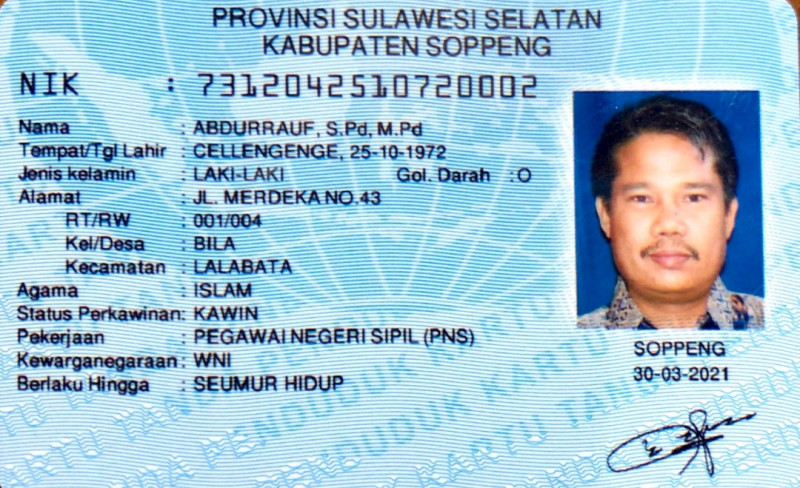
#> input picture WEEK01/KTP.jpeg, 800 x 488 px, found by its file name
$ jupyter execute --allow-errors Week10.ipynb
#> lines starting #> are read from the running program, lines starting #| are printed output that depends on the picture; after the words box and inside, x2 and y2 are one past the last pixel; in counts of white or black regions, pixels touching at a corner belong together
<a href="https://colab.research.google.com/github/abdullahkhafabi-010/PCVK/blob/main/WEEK10/Week10.ipynb" target="_parent"></a>

Nama: Abdullah Khafabi

Nim: 2041720050

Kelas: 3A

# MODUL 10 – GLOBAL THRESHOLDING

1. import folder yang ada di Drive

[cell 1]
from google.colab import drive

#Accessing My Google Drive
drive.mount('/content/drive')

2. Import beberapa library berikut yang akan digunakan selama uji coba praktikum
minggu ke-6 berikut.

[cell 2]
import cv2
import numpy as np
import matplotlib.pyplot as plt
import pandas as pd
from PIL import Image

3. Buat Global Threshold (BINARY, BINARY_INV, TRUNC, TOZERO, TOZERO_INV), dengan
threshold= 170, secara manual sesuai dengan deskripsi dari grafik yang ditunjukkan di
bawah.

[cell 3]
import cv2 as cv
from google.colab.patches import cv2_imshow
import numpy as np
import matplotlib.pyplot as plt
filename = ('/content/drive/MyDrive/PCVK/Images/gradient.jpg')
img = cv.imread(filename)
thresh = 170 #nilai Threshold yang ditentukan
#1. thresh1 jika pixel di img>127, maka thresh1 bernilai 1(putih) selain itu bernilai 0(hitam)
ret,thresh1 = cv.threshold(img,thresh,255,cv.THRESH_BINARY)
#> ret = 170
#2. thresh2 adalah binary threshold inverse
ret,thresh2 = cv.threshold(img,thresh,255,cv.THRESH_BINARY_INV)
#3. Threshold Truncate
ret,thresh3 = cv.threshold(img,thresh,255,cv.THRESH_TRUNC)
#4. Threshold Tozero
ret,thresh4 = cv.threshold(img,thresh,255,cv.THRESH_TOZERO)
#5. Threshold Tozero Inverse
ret,thresh5 = cv.threshold(img,thresh,255,cv.THRESH_TOZERO_INV)
titles = ['Original Image','BINARY','BINARY_INV','TRUNC', 'TOZERO', 'TOZERO_INV']
images = [img, thresh1, thresh2, thresh3, thresh4, thresh5]
plt.figure(figsize = (15,5))
#> (the rest of this cell did not finish here and is left out)

4. Buat Otsu Thresholding tanpa menggunakan Library. Tampilkan juga nilai threshold
saat anda gunakan Otsu’s, seperti terlihat pada gambar hasil berikut. (gunakan image
ktp Riyanto.jpg agar terlihat beda antara hasil otsu’s dengan global threshold biasa)

[cell 4]
import cv2 as cv
import matplotlib.pyplot as plt

filename = '/content/drive/MyDrive/PCVK/Images/KTP.jpeg'
img = cv.imread(filename, 0)
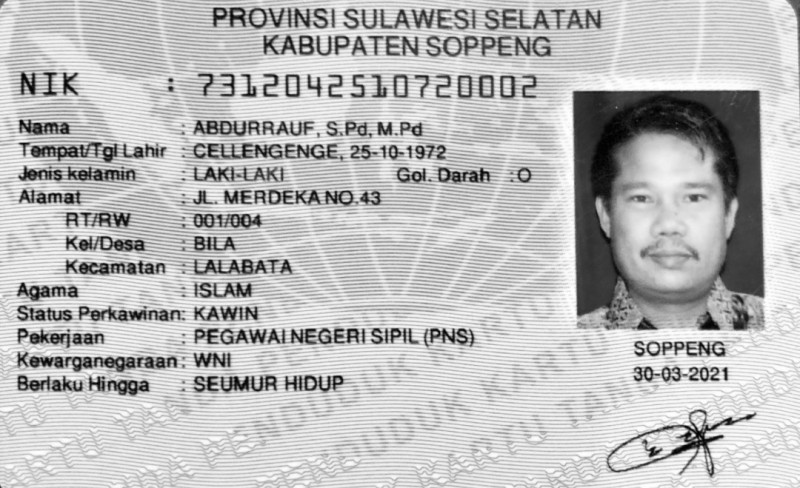
#> img: shape (488, 800); min 0, max 255, mean 186.8

# Global Thresholding
ret1, th1 = cv.threshold(img, 90, 255, cv.THRESH_BINARY)
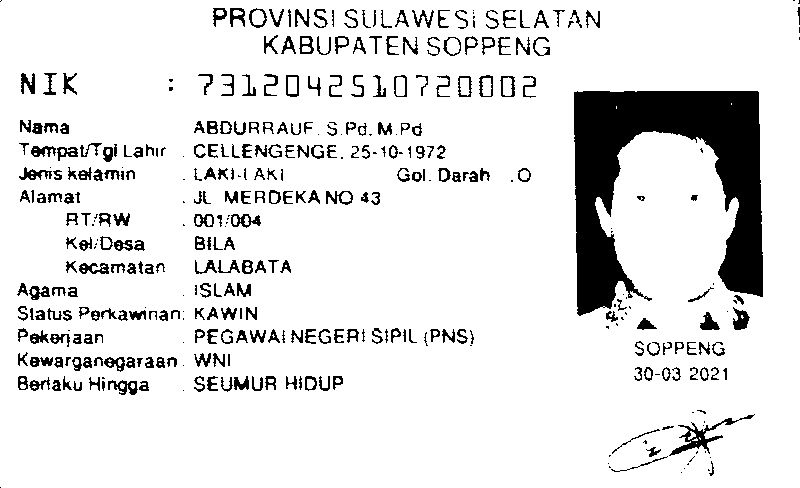
#> th1: shape (488, 800); 88.8% white; 385 black regions (85 under 20 px), largest, box (x1, y1, x2, y2) and area: (574, 91, 763, 316) 21159, (669, 414, 755, 456) 646, (733, 307, 750, 330) 236

# Otsu's thresholding
ret2, th2 = cv.threshold(img, 167, 255, cv.THRESH_BINARY + cv.THRESH_OTSU)
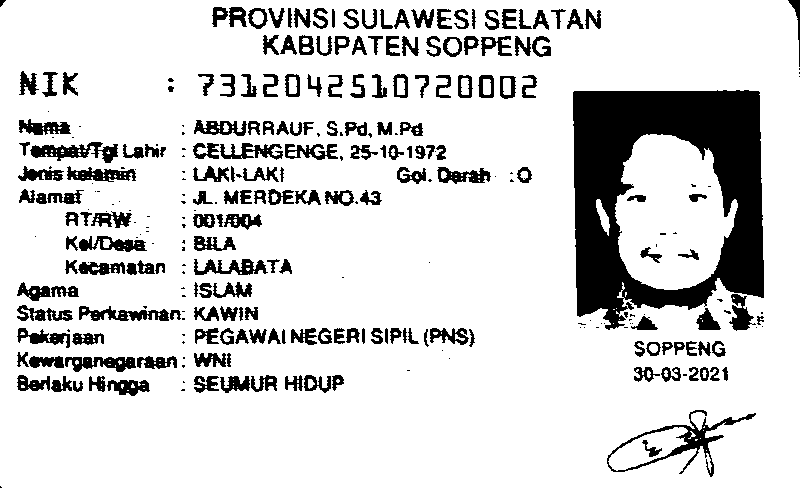
#> th2: shape (488, 800); 83.9% white; 298 black regions (101 under 20 px), largest, box (x1, y1, x2, y2) and area: (573, 90, 764, 330) 25583, (607, 410, 756, 477) 1461, (30, 142, 118, 163) 882
#> ret2 = 140

# Plotting citra asli, Global Thresholding, dan Otsu's Thresholding
plt.figure(figsize=(15, 5))

plt.subplot(1, 3, 1)
plt.imshow(img, 'gray')
plt.title("Citra Asli")
plt.xticks([]), plt.yticks([])

plt.subplot(1, 3, 2)
plt.imshow(th1, 'gray')
plt.title("Global Thresholding (v = 90)")
plt.xticks([]), plt.yticks([])

plt.subplot(1, 3, 3)
plt.imshow(th2, 'gray')
plt.title("Otsu's Thresholding (v ≈ 167)")
plt.xticks([]), plt.yticks([])

plt.tight_layout()
plt.show()
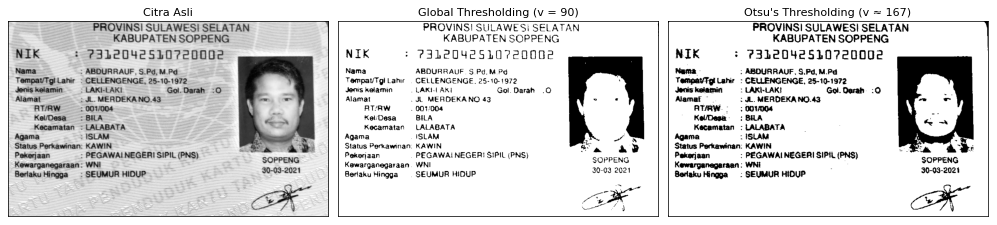
#> figure drawn by matplotlib, 3 panels

5. Buat histogram dari citra tersegmentasi, Histogram hanya pada foreground image
saja. Gunakan image ktp Riyanto.jpg yang sudah disediakan di folder images.
Petunjuk:

>   a. anda dapat gunakan cv.calcHist untuk menampilkan histogram.

>  b. Buka link berikut https://opencvtutorial.readthedocs.io/en/latest/histogram/histogram.html

>  c. Dari link tersebut perhatikan bahwa cv.calcHist memiliki salah satu parameter
  yaitu mask. Jika diset None, maka keseluruhan image akan dihitung
  histogramnya. Jika kita tentukan mask, maka hanya bagian image yang
  dimasking warna putih yang akan dihitung histogramnya (dari contoh
  dibawah dinamakan dengan Citra Segment).

[cell 5]
from matplotlib import pyplot as plt
import cv2 as cv
import numpy as np

img = cv.imread('/content/drive/MyDrive/PCVK/Images/KTP.jpeg')
#> img is the input picture: shape (488, 800, 3); mean B, G, R 213.5, 195.5, 159.5

# Buat mask (misalnya, mask putih untuk area tertentu)
# Disini digunakan contoh untuk membuat mask putih pada area dengan batas (x1, y1) dan (x2, y2)
mask = np.zeros(img.shape[:2], np.uint8)
#mask[y1:y2, x1:x2] = 255

chans = cv.split(img)
colors = 'b', 'g', 'r'

plt.figure()
plt.title('Flattened color histogram')
plt.xlabel('Bins')
plt.ylabel('# of pixels')

for (chan, color) in zip(chans, colors):
    hist = cv.calcHist([chan], [0], mask, [256], [0, 255])
    plt.plot(hist, color=color)
    plt.xlim([0, 256])
    plt.ylim([0, 1200])
#> this loop made 3 passes
#> color on passes 1 to 3: 'b', 'g', 'r'

plt.show()
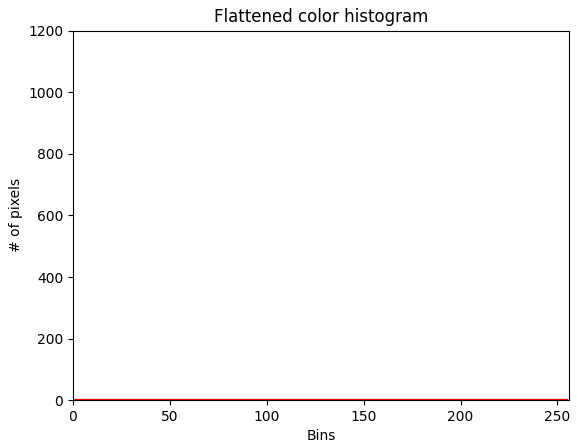
#> figure drawn by matplotlib, 1 panel

[cell 6]
#KMeans Image Segmentation
filename = ('/content/drive/MyDrive/PCVK/Images/KTP.jpeg')
img = cv.imread(filename)
img = cv.cvtColor(img,cv.COLOR_BGR2RGB)
'''
kita akan menggunakan fungsi cv.kmeans() yang meminta array 2D sebagai masu
kan, sedangkan image aslinya adalah array 3D
selanjutnya kita perlu melakukan flattening array image masukan
'''
#reshape array ke bentuk 2D
pixel_values = img.reshape((-5, 1))
# convert to float
pixel_values = np.float32(pixel_values)
'''
syarat berhenti iterasi dr KMeans adalah jika centroid sudah tidak terlalu
banyak pergeseran posisi antara interasi sekarang
dengan iterasi sebelumnya (konvergen). Karena jumlah data yang besar, maka
kita akan hentikan iterasi saat jumlah iterasi = 100
atau epsilon(selisih antara posisi centroid skrg dgn posisi centroid di ite
rasi sebelumnya) < 0.2
'''
criteria = (cv.TERM_CRITERIA_EPS + cv.TERM_CRITERIA_MAX_ITER, 100, 0.2)
'''
jika diperhatikan pada image asli, terdapat 3 warna utama (hijau, biru, dan
 putih/orange). untuk percobaan ini kita akan gunakan
3 cluster untuk image ini
'''
k = 3
_, labels, (centers) = cv.kmeans(pixel_values, k, None, criteria, 10, cv.KMEANS_RANDOM_CENTERS)
#> centers = [59.48, 165.3, 232.2]
#konversi titik centroid kedalam integer
centers = np.uint8(centers)
#> centers = [59, 165, 232]
#flattening label array
labels = labels.flatten()
#konversi warna pixel asli kewarna dari tiap centroidnya
segmented_image = centers[labels.flatten()]
# reshape ke bentuk image asli
segmented_image = segmented_image.reshape(img.shape)
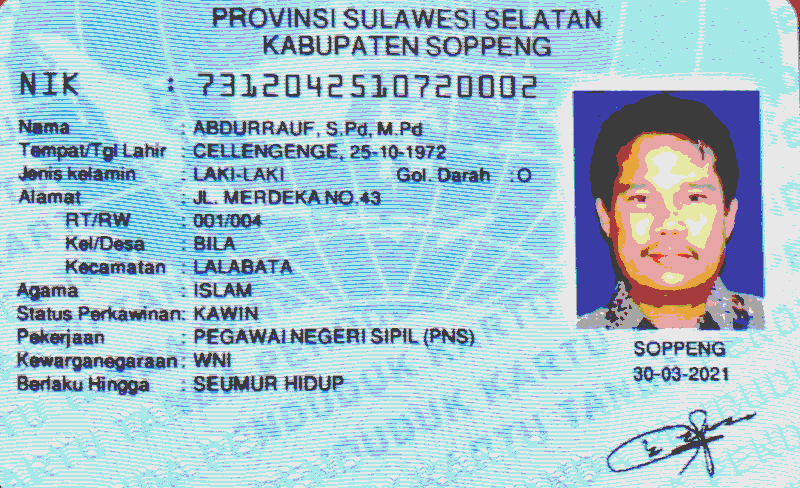
#> segmented_image: shape (488, 800, 3); mean R, G, B 164.8, 195.2, 208
plt.figure(figsize = (20,20))
plt.subplot(1,2,1),plt.imshow(img)
plt.subplot(1,2,2),plt.imshow(segmented_image)

[cell 7]
# ubah pixel di cluster 2 menjadi hitam
masked_image = np.copy(img)
# konvert ke bentuk vektor
masked_image = masked_image.reshape((-1, 3))
((-5, 1))
# cluster yang diubah
cluster = 2
#> (the rest of this cell did not finish here and is left out)

buatlah histogram citra yang sama akan tetapi menggunakan library yang dimiliki oleh CV2 yaitu “equalizeHist”. Bandingkan hasilnya. Apakah output muncul sama?

#> (a cell that did not finish here is left out)

hasilnya berbeda, yang tidak menggunakan library yang di miliki CV2 berwarna keunguan dan untuk yang menggunakan library berwarna biru

Lakukanlah proses pemetaan 16 juta warna RGB ke dalam 8 warna saja, yaitu hitam, hijau, kuning, biru, cyan, magenta, putih

[cell 9]
img_1 = cv.imread('/content/drive/MyDrive/PCVK/Images/lena.jpg')
def warnaTerdekat (r, g, b):
  pValue = 0
  minDistance = 255*255 + 255*255 + 255*255 + 1
  warnaPallette = [[0, 0, 0], [255, 0, 0], [0, 255, 0], [255, 255, 0], [0, 0, 255], [255, 0, 255], [0, 255, 255], [255, 255, 255]]
  for i in range(len(warnaPallette)):
    rDiff = r - warnaPallette[i][0]
    gDiff = g - warnaPallette[i][1]
    bDiff = b - warnaPallette[i][2]
    distance = rDiff*rDiff + gDiff*gDiff + bDiff*bDiff
    if (distance < minDistance):
      minDistance = distance
      pValue = i
  return pValue

warnaPallette = [[0, 0, 0], [255, 0, 0], [0, 255, 0], [255, 255, 0], [0, 0, 255], [255, 0, 255], [0, 255, 255], [255, 255, 255]]
#> (the rest of this cell did not finish here and is left out)

Lakukanlah proses dithering Floyd and Steinberg seperti output berikut (tampilan image awal, dan tampilan setelah dithering)

[cell 10]
img = cv.imread('/content/drive/MyDrive/PCVK/Images/lena.jpg')

# Konversi ke tipe float
img_float = np.float64(img)
#> img_float = nan

# Ukuran gambar
#> (the rest of this cell did not finish here and is left out)
